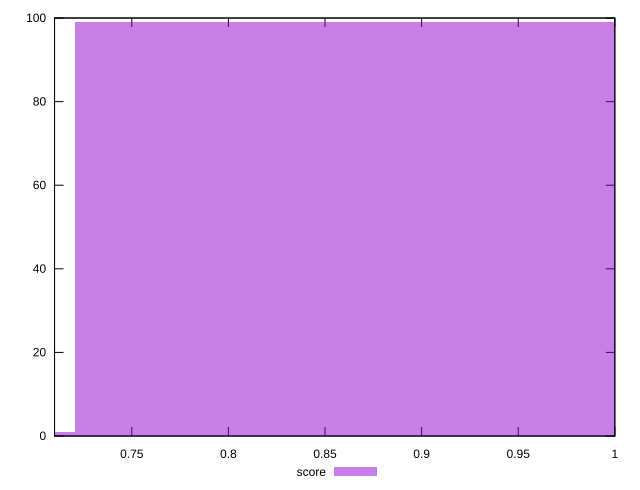

The script that saved this image:
reset

$score <<EOF
0.8644951941763426 99
0.576330129450895 1
EOF

set key outside below
set boxwidth 0.2881650647254475
set xrange [0.71:1]
set yrange [0:100]
set trange [0:100]
set style fill transparent solid 0.5 noborder
set terminal svg size 640, 490 enhanced background rgb 'white'
set output "reports/report_00028_2021-02-24T12-49-42.674Z/uses-rel-preconnect/samples/agenda/score/histogram.svg"

plot $score title "score" with boxes

reset
